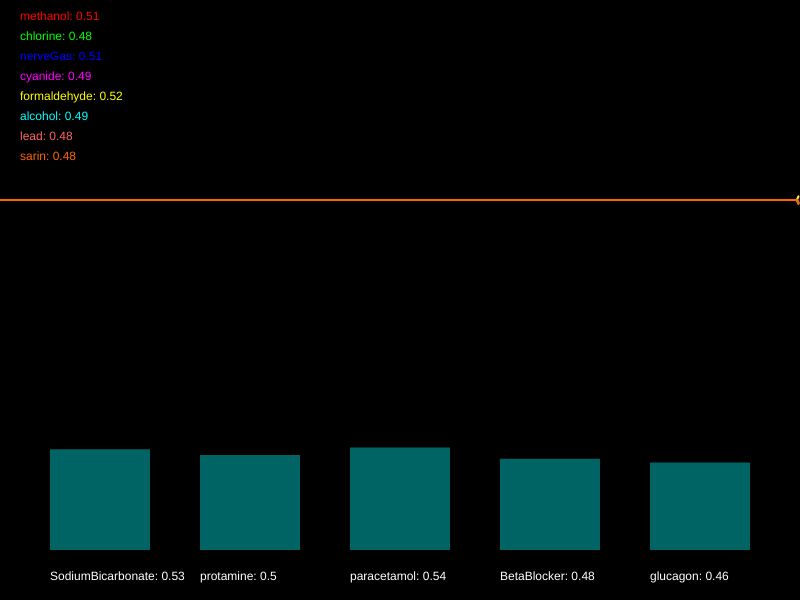
Frame 1 (no input)
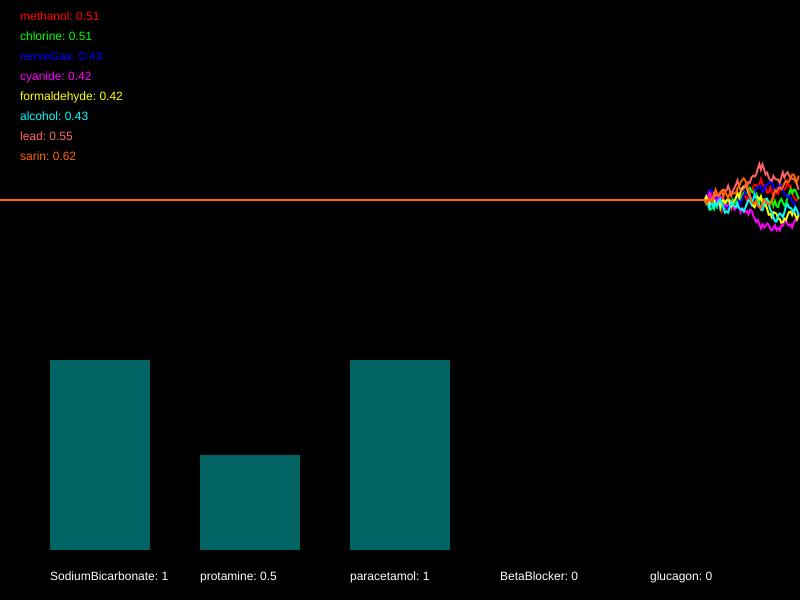
Frame 60 (no input)
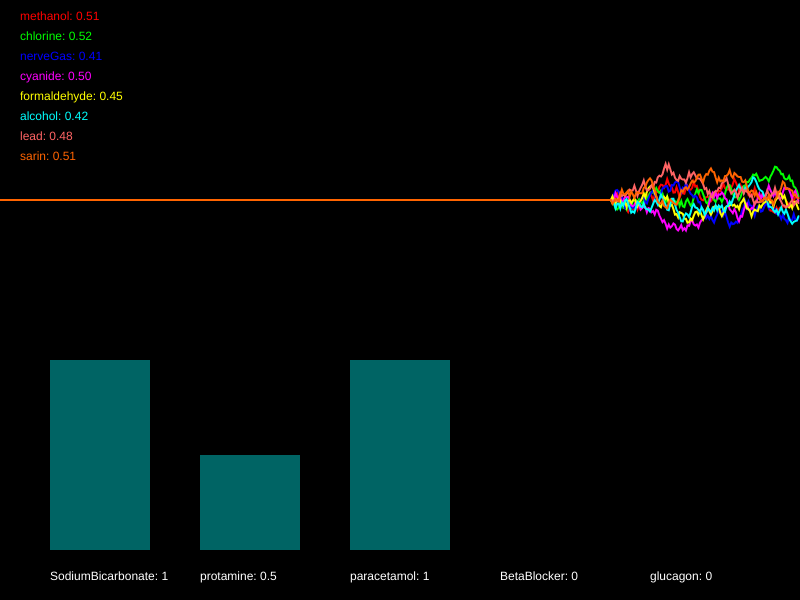
Frame 120 (the mouse pressed at the canvas centre since frame 60)

The p5.js sketch that drew these frames (run headless with seeded random() and noise() and a simulated clock; from frame 60 on, the mouse is pressed at the canvas centre):

// p5.js sketch
// ── sketch.js
/*

Officer: 6174876
CaseNum: 401-3-10344161-6174876

Case 401 - The Case of Norbert's Weiner Stand
Stage 4 - Mortal Cupcake

It seems that Norbert is getting desperate now. In what appears to be his final stand he has set up his own cupcake shop. The laced cupcakes look delicious but they are extremely dangerous. Just a brief whiff of one can induce a series of
deadly symptoms. This is Norbert’s most complex poison to date, so you’ll have to work hard to produce a viable antidote.

You must develop the antidote by using conditional statements in the draw loop to do the following.

	- When chlorine goes above 0.28 or methanol goes above 0.61, whilst at the same time, sarin dips below 0.41, decrease SodiumBicarbonate by 0.04
	- When either nerveGas dips below 0.46, formaldehyde goes above 0.68, cyanide goes above 0.31, or perhaps alcohol dips below 0.66, increment SodiumBicarbonate by 0.03
	- When either sarin goes above 0.7, nerveGas goes above 0.6, or perhaps formaldehyde goes above 0.68, decrease protamine by 0.05
	- If cyanide goes above 0.46, methanol dips below 0.35, and also alcohol goes above 0.47, increase protamine by 0.01
	- When cyanide goes above 0.67 or methanol goes above 0.75, whilst at the same time, formaldehyde dips below 0.61 and lead goes above 0.54, reduce paracetamol by 0.03
	- If either alcohol dips below 0.26, chlorine dips below 0.41, or perhaps nerveGas dips below 0.75, increment paracetamol by 0.04
	- If nerveGas goes above 0.36, whilst at the same time, alcohol goes above 0.72 or formaldehyde goes above 0.39, decrease BetaBlocker by 0.02
	- When methanol goes above 0.67, or on the other hand, lead dips below 0.62 and chlorine goes above 0.6, raise BetaBlocker by 0.02
	- When chlorine dips below 0.74 or sarin dips below 0.36, whilst at the same time, lead dips below 0.68, try decreasing glucagon by 0.04
	- If formaldehyde dips below 0.61 and methanol goes above 0.52, or on the other hand, nerveGas dips below 0.36 and cyanide dips below 0.64, try increasing glucagon by 0.01


Your conditional statements should consider the following poisons:

	- methanol
	- chlorine
	- nerveGas
	- cyanide
	- formaldehyde
	- alcohol
	- lead
	- sarin


Your conditional statements should modify the following antidotes:

	- SodiumBicarbonate
	- protamine
	- paracetamol
	- BetaBlocker
	- glucagon


- There are many ways to complete this task but you should only use the following commands:

	if(){}
	>
	<
	&&
	||
	+=
	-=

*/

//Declare the poison variables
var methanol;
var chlorine;
var nerveGas;
var cyanide;
var formaldehyde;
var alcohol;
var lead;
var sarin;

//Declare the antidote variables
var SodiumBicarbonate;
var protamine;
var paracetamol;
var BetaBlocker;
var glucagon;

//This variable is used for drawing the graph
var graphs;

function setup() {
	createCanvas(800, 600);
	strokeWeight(2);

	//initialise the poisons and antidotes
	methanol = 0.5;
	chlorine = 0.5;
	nerveGas = 0.5;
	cyanide = 0.5;
	formaldehyde = 0.5;
	alcohol = 0.5;
	lead = 0.5;
	sarin = 0.5;
	SodiumBicarbonate = 0.5;
	protamine = 0.5;
	paracetamol = 0.5;
	BetaBlocker = 0.5;
	glucagon = 0.5;

	//fills the graph with empty values
	graphs = [];

	for (var i = 0; i < 8; i++) {
		graphs.push([]);
		for (var j = 0; j < 512; j++) {
			graphs[i].push(0.5);
		}
	}
}

function draw() {
	//Develop the antidote below
	//Write conditional statements to change the amount of each substance ...

	// - When chlorine goes above 0.28 or methanol goes above 0.61, whilst at the same time, sarin dips below 0.41, decrease SodiumBicarbonate by 0.04
	if ((chlorine > 0.28 || methanol > 0.61) && sarin < 0.41) {
		SodiumBicarbonate -= 0.04;
	}
	// - When either nerveGas dips below 0.46, formaldehyde goes above 0.68, cyaniide goes above 0.31, or perhaps alcohol dips below 0.66, increment SodiumBicarbonate by 0.03
	if (
		nerveGas < 0.46 ||
		formaldehyde > 0.68 ||
		cyanide > 0.31 ||
		alcohol < 0.66
	) {
		SodiumBicarbonate += 0.03;
	}
	// - When either sarin goes above 0.7, nerveGas goes above 0.6, or perhaps formaldehyde goes above 0.68, decrease protamine by 0.05
	if (sarin > 0.7 || nerveGas > 0.6 || formaldehyde > 0.68) {
		protamine -= 0.05;
	}
	// - If cyanide goes above 0.46, methanol dips below 0.35, and also alcohol goes above 0.47, increase protamine by 0.01
	if (cyanide > 0.46 && methanol < 0.35 && alcohol > 0.47) {
		protamine += 0.01;
	}
	// - When cyanide goes above 0.67 or methanol goes above 0.75, whilst at the same time, formaldehyde dips below 0.61 and lead goes above 0.54, reduce paracetamol by 0.03
	if (
		(cyanide > 0.67 || methanol > 0.75) &&
		(formaldehyde < 0.61 &&
			lead > 0.54)
	) {
		paracetamol -= 0.03;
	}
	// - If either alcohol dips below 0.26, chlorine dips below 0.41, or perhaps nerveGas dips below 0.75, increment paracetamol by 0.04
	if (alcohol < 0.26 || chlorine < 0.41 || nerveGas < 0.75) {
		paracetamol += 0.04;
	}
	// - If nerveGas goes above 0.36, whilst at the same time, alcohol goes above 0.72 or formaldehyde goes above 0.39, decrease BetaBlocker by 0.02
	if (nerveGas > 0.36 && (alcohol > 0.72 || formaldehyde > 0.39)) {
		BetaBlocker -= 0.02;
	}
	// - When methanol goes above 0.67, or on the other hand, lead dips below 0.62 and chlorine goes above 0.6, raise BetaBlocker by 0.02
	if (methanol > 0.67 || (lead < 0.62 && chlorine > 0.6)) {
		BetaBlocker += 0.02;
	}

	// - When chlorine dips below 0.74 or sarin dips below 0.36, whilst at the same time, lead dips below 0.68, try decreasing glucagon by 0.04
	if ((chlorine < 0.74 || sarin < 0.36) && lead < 0.68) {
		glucagon -= 0.04
	}
	// - If formaldehyde dips below 0.61 and methanol goes above 0.52, or on the other hand, nerveGas dips below 0.36 and cyanide dips below 0.64, try increasing glucagon by 0.01
	if ((formaldehyde < 0.61 && methanol > 0.52) || nerveGas < 0.36 && cyanide < 0.64) {
		glucagon += 0.01
	}
	//////////////////////////////////////////////////////

	//the code below generates new values using random numbers

	/*
		  For testing, you might want to temporarily comment out
		  these lines and set the same variables to constant values
		  instead.
	  */

	methanol = nextValue(graphs[0], methanol);
	chlorine = nextValue(graphs[1], chlorine);
	nerveGas = nextValue(graphs[2], nerveGas);
	cyanide = nextValue(graphs[3], cyanide);
	formaldehyde = nextValue(graphs[4], formaldehyde);
	alcohol = nextValue(graphs[5], alcohol);
	lead = nextValue(graphs[6], lead);
	sarin = nextValue(graphs[7], sarin);

	SodiumBicarbonate = constrain(SodiumBicarbonate, 0, 1);
	protamine = constrain(protamine, 0, 1);
	paracetamol = constrain(paracetamol, 0, 1);
	BetaBlocker = constrain(BetaBlocker, 0, 1);
	glucagon = constrain(glucagon, 0, 1);

	///////// DO NOT CHANGE THE CODE BELOW ///////////

	//drawing code

	// set background
	background(0);
	noFill();

	//draw the graphs for the vitals

	var colors = [
		color(255, 0, 0),
		color(0, 255, 0),
		color(0, 0, 255),
		color(255, 0, 255),
		color(255, 255, 0),
		color(0, 255, 255),
		color(255, 100, 100),
		color(255, 100, 0),
	];

	for (var i = 0; i < graphs.length; i++) {
		stroke(colors[i]);
		drawGraph(graphs[i]);
	}

	//draw the poisons as text
	noStroke();
	fill(colors[0]);
	text("methanol: " + nf(methanol, 1, 2), 20, 20);
	fill(colors[1]);
	text("chlorine: " + nf(chlorine, 1, 2), 20, 40);
	fill(colors[2]);
	text("nerveGas: " + nf(nerveGas, 1, 2), 20, 60);
	fill(colors[3]);
	text("cyanide: " + nf(cyanide, 1, 2), 20, 80);
	fill(colors[4]);
	text("formaldehyde: " + nf(formaldehyde, 1, 2), 20, 100);
	fill(colors[5]);
	text("alcohol: " + nf(alcohol, 1, 2), 20, 120);
	fill(colors[6]);
	text("lead: " + nf(lead, 1, 2), 20, 140);
	fill(colors[7]);
	text("sarin: " + nf(sarin, 1, 2), 20, 160);

	//draw the antidotes bar chart
	drawBar(SodiumBicarbonate, 50, "SodiumBicarbonate");
	drawBar(protamine, 200, "protamine");
	drawBar(paracetamol, 350, "paracetamol");
	drawBar(BetaBlocker, 500, "BetaBlocker");
	drawBar(glucagon, 650, "glucagon");
}

function nextValue(graph, val) {
	//gets the next value for a vital and puts it in an array for drawing
	var delta = random(-0.03, 0.03);

	val += delta;
	if (val > 1 || val < 0) {
		delta *= -1;
		val += delta * 2;
	}

	graph.push(val);
	graph.shift();
	return val;
}

function drawGraph(graph) {
	//draws an array as a graph
	beginShape();
	for (var i = 0; i < graph.length; i++) {
		vertex((width * i) / 512, height * 0.5 - (graph[i] * height) / 3);
	}
	endShape();
}

function drawBar(val, x, name) {
	//draws the bars for bar chart
	noStroke();
	fill(0, 100, 100);
	var mh = height * 0.4 - 50;
	rect(x, height - 50 - val * mh, 100, val * mh);
	fill(255);
	text(name + ": " + val, x, height - 20);
}
